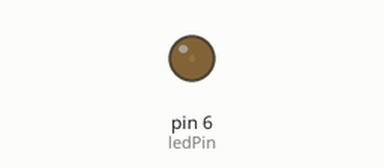
The sketch below on a simulated Arduino Uno, built with avr-gcc and run on an emulated ATmega328P. Shown: output pins drawn as LEDs (lit = HIGH).

Above: at 0.05 s.
At 1.45 s:
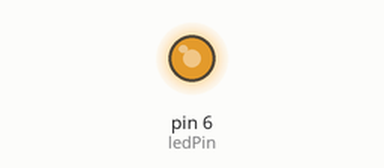
At 1.95 s:
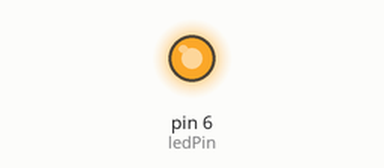
At 2.9 s:
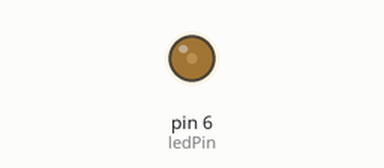
Timing chart, 0 to 7.3 s (numbered marks = the images above):
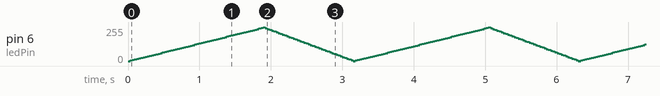

The sketch:

fade_without_delay.ino
```cpp
unsigned long time;
int interval = 30;
unsigned long futureTime = time + interval;

boolean fadeUp = true;
int fadeValue = 0;
int ledPin = 6;    // LED connected to digital pin 6

void setup()  {
  // nothing happens in setup
}

void loop()  {
  time = millis();
  if (time >= futureTime) {
    futureTime = time + interval;
    fadeLED();
  }
}

void fadeLED() {
 if ( fadeUp && (fadeValue <= 251) ){
   fadeValue += 4;
 } else {
   fadeUp = false;
   fadeValue -= 6;
 }
 analogWrite(ledPin, fadeValue);

 if (fadeUp == false && (fadeValue <= 5)){
   fadeUp = true;
 }
 Serial.println(fadeValue);

}
```
